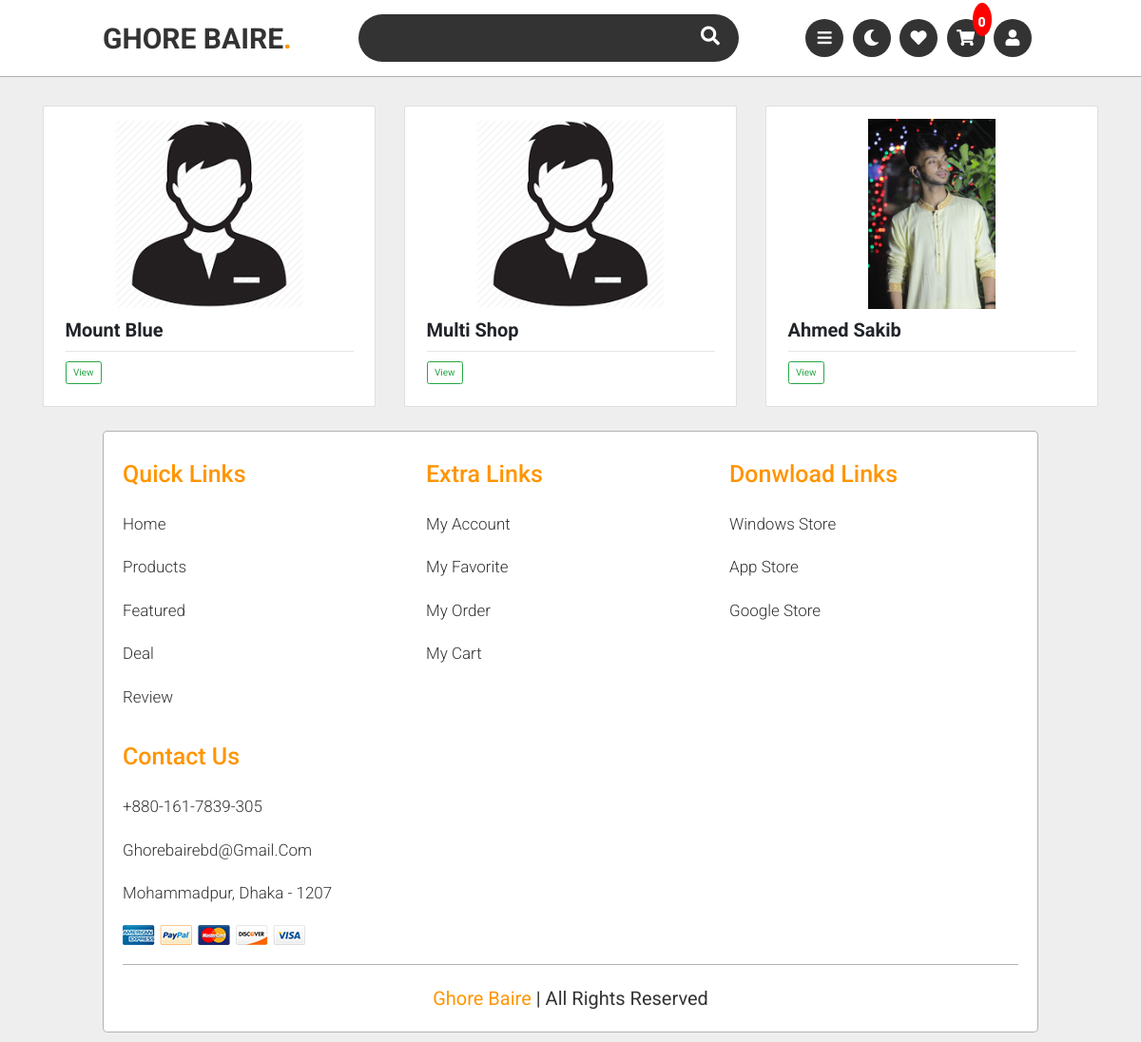
The page /shops/ on the database as committed earlier.
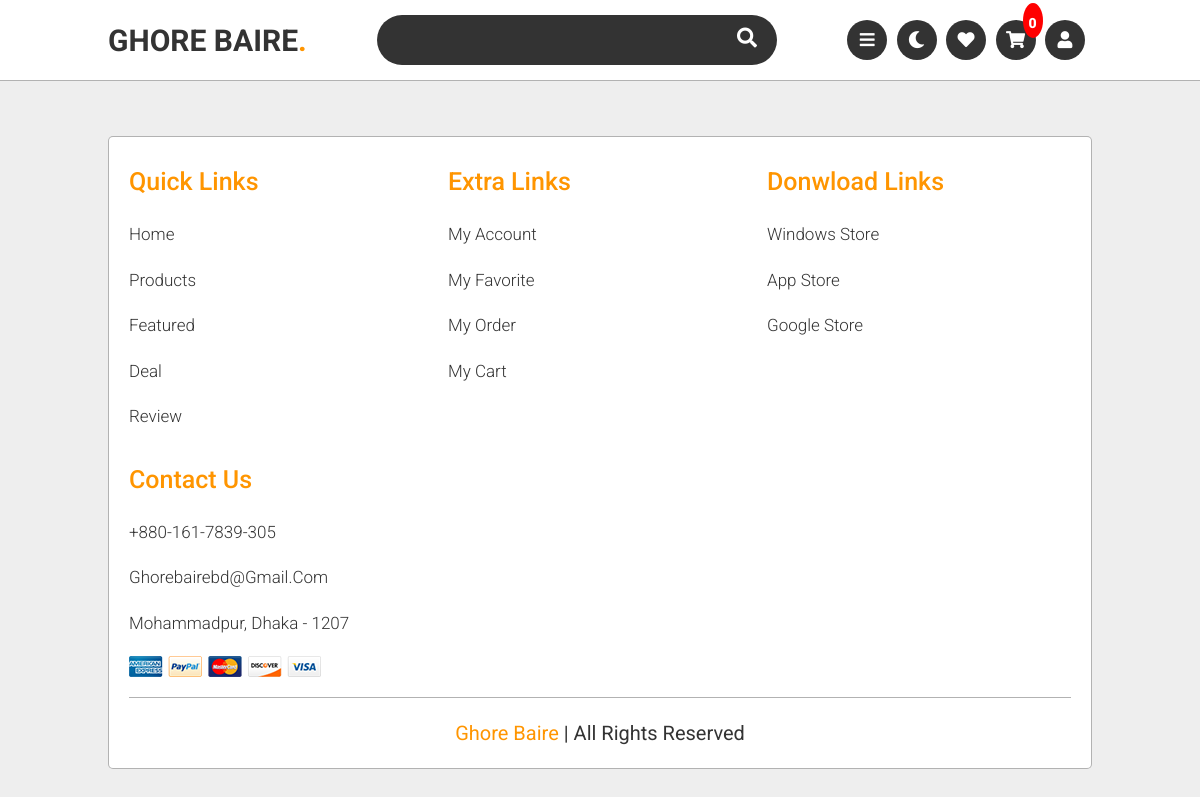
The same page on the database as committed later.
### store/models.py (models this page shows, shortened)
class ShopOwner(models.Model):
    user = models.OneToOneField(User, null = True,blank=True ,on_delete=models.CASCADE)
    phone = models.CharField(max_length=200, null=True )
    address = models.CharField(max_length=200, blank=True, null=True )
    profile_pic = models.ImageField(default="profile.png",null = True,blank = True)
    date_created = models.DateTimeField(auto_now_add=True, null=True)

### store/views.py (the view)
# urls.py: path('shops/',views.shops,name="shops"),
def shops(request):
    if request.user.is_authenticated:
        customer = request.user.customer
        order, created = Order.objects.get_or_create(customer=customer, complete=False)
        cartItems = order.get_cart_items
    else:
        cookieData = cookieCart(request)
        cartItems = cookieData['cartItems']
    shopowner = ShopOwner.objects.all()
    context = {'shopowner':shopowner,'cartItems':cartItems}
    return render(request,'store/shops.html',context)

### store/utils.py (called while the page is built, shortened)
def cookieCart(request):
    try:
        cart = json.loads(request.COOKIES['cart'])
    except:
        cart = {}
    items = []
    order = {'get_cart_total':0, 'get_cart_items':0,'shipping':False}
    cartItems = order['get_cart_items']
    cartTotal = order['get_cart_total']
    return {"order":order,"items":items,"cartItems":cartItems,'cartTotal':cartTotal}

### store/templates/store/shops.html (shortened to what this page needs)
{% extends 'main.html' %}
{% load static %}
{% block main %}
<br><br>
<div class="container">
    <div class="row">
        {% for shop in shopowner %}
        <div class="col-md-4">
            <div class="card card-body">
                <div style="background-color: #fff;">
                    <img class="thumbnail" src="{{ shop.profile_pic.url }}" alt="">
                    <div class="box-element product">
                      <h6><strong>{{ shop.user.first_name }} {{ shop.user.last_name }}</strong></h6><hr>
                      <a href="{% url 'store:view_shop' shop.id %}" class="btn btn-outline-success">View</a>
                    </div>
                  </div>
            </div>
        </div>
        {% endfor %}
    </div>
</div>
<br>
{% endblock %}

### store/templates/main.html (shortened to what this page needs)
{% load static %}
<!DOCTYPE html>
<html lang="en">
<head>
    <link rel="stylesheet" href="https://unpkg.com/swiper/swiper-bundle.min.css" />
    <link rel="stylesheet" href="https://maxcdn.bootstrapcdn.com/font-awesome/4.4.0/css/font-awesome.min.css">
    <link rel="stylesheet" href="https://cdnjs.cloudflare.com/ajax/libs/font-awesome/5.15.3/css/all.min.css">
    <link rel="stylesheet" href="https://stackpath.bootstrapcdn.com/bootstrap/4.4.1/css/bootstrap.min.css">
    <link rel="stylesheet" href="{% static '/css/style.css' %}">
</head>
<body>
<header>
    <a href="{% url 'store:store' %}" class="logo">Ghore Baire<span>.</span></a>
    <form action="">
        <input  type="search" onkeyup="productFunction()" id="search-bar">
        <label for="search-bar" class="fas fa-search"></label>
    </form>
    <div class="icons">
        <div id="menu-bar" class="fas fa-bars"></div>
        <div id="theme-toggler" class="fas fa-moon"></div>
        <a href="#" class="fas fa-heart"></a>
        <a href="{% url 'store:cart' %}" class="fas fa-shopping-cart"><p id="cart-total">{{cartItems}}</p></a>
        <a href="{% url 'store:account' %}" class="fas fa-user"></a>
    </div>
</header>
{% block main %}
{% endblock %}
<section class="footer">
<div class="footer-container">
    <div class="box-container">
        <div class="box">
            <h3>quick links</h3>
            <a href="#home">home</a>
            <a href="#products">products</a>
            <a href="#featured">featured</a>
            <a href="#deal">deal</a>
            <a href="#review">review</a>
        </div>
        <div class="box">
            <h3>extra links</h3>
            <a href="/account">my account</a>
            <a href="#">my favorite</a>
            <a href="/totalOrders">my order</a>
            <a href="/cart">my cart</a>
        </div>
        <div class="box">
            <h3>donwload links</h3>
            <a href="">windows store</a>
            <a href="">app store</a>
            <a href="">google store</a>
        </div>
        <div class="box">
            <h3>contact us</h3>
            <a href="">+880-161-7839-305</a>
            <a href="">ghorebairebd@gmail.com</a>
            <a href="">Mohammadpur, Dhaka - 1207</a>
            <img src="images/payment.png" alt="">
        </div>
    </div>
    <div class="credit"> <span> Ghore Baire </span> | all rights reserved </div>
</div>
</section>
</body>
</html>

### static/css/style.css (style rules this page uses)
:root { --orange:#ff9500; --white-color:#fff; --black-color:#333; --light-color:rgba(0,0,0,.3); }
* { font-family: 'Roboto', sans-serif; margin:0; padding:0; box-sizing: border-box; outline: none; border:none; text-decoration: none; text-transform: capitalize; transition:.2s linear; }
html { font-size: 62.5%; overflow-x: hidden; scroll-padding-top: 7.5rem; scroll-behavior: smooth; }
body { background:#eee; }
section { padding:1rem 9%; }
header { width: 100%; display: flex; align-items: center; justify-content: space-between; background: var(--white-color); border-bottom: .1rem solid var(--light-color); padding:1.5rem 9%; }
header .logo { text-transform: uppercase; font-weight: bolder; color:var(--black-color); font-size: 3rem; }
header .logo span { color:var(--orange); }
header form { display: flex; align-items: center; width: 40rem; border-radius: 5rem; height: 5rem; background: var(--black-color); overflow:hidden; }
header form input { width: 100%; height: 100%; background: none; font-size: 1.7rem; color:var(--white-color); padding:0 2rem; text-transform: none; }
header form label { font-size: 2rem; padding-right: 2rem; color:var(--white-color); cursor: pointer; }
header .icons div, header .icons a { height: 4rem; width: 4rem; font-size: 1.7rem; line-height: 4rem; background: var(--black-color); color:var(--white-color); text-align: center; border-radius: 50%; cursor: pointer; margin-right: .7rem; }
.footer .footer-container { background:var(--white-color); border:.1rem solid var(--light-color); border-radius: .5rem; padding:2rem; }
.footer .footer-container .box-container { display: flex; flex-wrap: wrap; gap:1.5rem; }
.footer .footer-container .box-container .box { flex:1 1 25rem; }
.footer .footer-container .box-container .box h3 { color:var(--orange); font-size: 2.5rem; padding:1rem 0; }
.footer .footer-container .box-container .box a { display: block; color:var(--black-color); font-size: 1.7rem; padding:1rem 0; font-weight: 300; }
.footer .footer-container .box-container .box img { margin-top: 1rem; }
.footer .footer-container .credit { font-size: 2rem; margin-top: 2rem; padding-top: 2rem; border-top: .1rem solid var(--light-color); color:var(--black-color); text-align: center; }
.footer .footer-container .credit span { color:var(--orange); }

### store/templates/main.html (style rules this page uses)
#cart-total { display: block; position: absolute; text-align: center; color: #fff; background-color: red; width: 20px; height: 35px; border-radius: 50%; font-size: 14px; margin-top: -57px; margin-left: 27px; }
p { font-size: 1.5em; }

Rows that differ between the two databases and show on the page:
removed ShopOwner: profile_pic (placeholder picture), user.first_name "Mount", user.last_name "Blue"
removed ShopOwner: profile_pic (placeholder picture), user.first_name "Multi", user.last_name "Shop"
removed ShopOwner: profile_pic (picture), user.first_name "Ahmed", user.last_name "Sakib"
